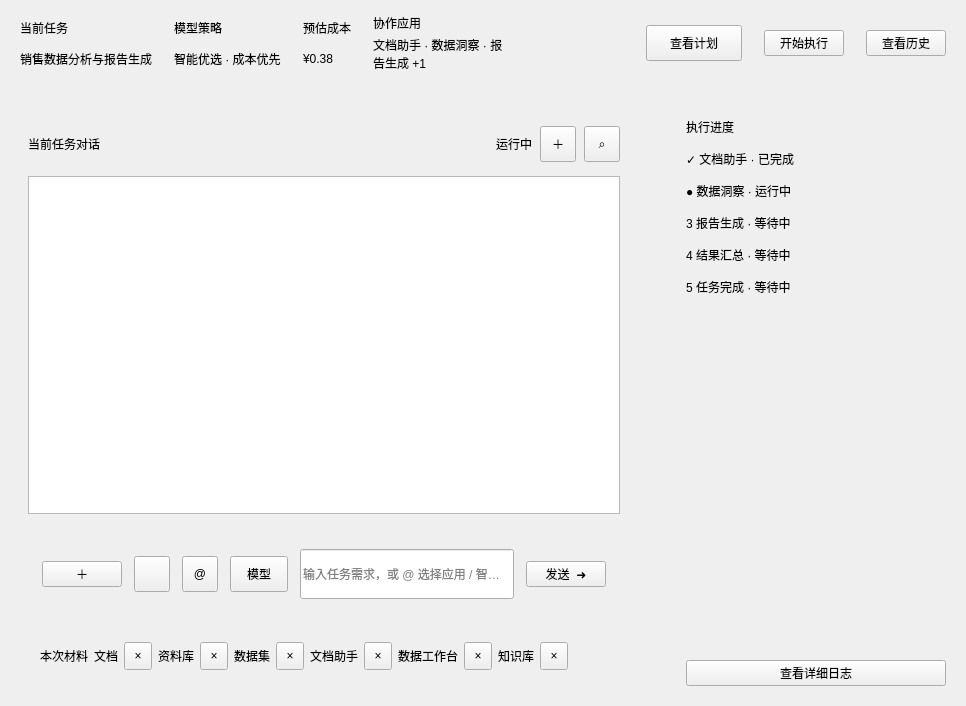
<widget class="QWidget" name="dispatchPage"><layout class="QVBoxLayout" name="dispatchPageLayout">
<property name="spacing"><number>12</number></property>
<property name="leftMargin"><number>0</number></property>
<property name="topMargin"><number>0</number></property>
<property name="rightMargin"><number>0</number></property>
<property name="bottomMargin"><number>0</number></property>
<item><widget class="QFrame" name="dispatchSummaryCard">
<property name="objectName"><string>summaryCard</string></property><property name="maximumSize"><size><width>16777215</width><height>108</height></size></property>
<property name="frameShape"><enum>QFrame::Shape::NoFrame</enum></property>
<layout class="QHBoxLayout" name="dispatchSummaryLayout">
<property name="spacing"><number>22</number></property>
<property name="leftMargin"><number>20</number></property>
<property name="topMargin"><number>14</number></property>
<property name="rightMargin"><number>20</number></property>
<property name="bottomMargin"><number>14</number></property>
<item><layout class="QVBoxLayout" name="summaryBox0">
<property name="spacing"><number>4</number></property>
<property name="leftMargin"><number>0</number></property>
<property name="topMargin"><number>0</number></property>
<property name="rightMargin"><number>0</number></property>
<property name="bottomMargin"><number>0</number></property>
<item><widget class="QLabel" name="summaryKey0">
<property name="objectName"><string>tinyText</string></property>
<property name="text"><string>当前任务</string></property>
<property name="wordWrap"><bool>true</bool></property>

</widget></item><item><widget class="QLabel" name="summaryVal0">
<property name="objectName"><string>cardTitle</string></property>
<property name="text"><string>销售数据分析与报告生成</string></property>
<property name="wordWrap"><bool>true</bool></property>

</widget></item>
</layout></item><item><layout class="QVBoxLayout" name="summaryBox1">
<property name="spacing"><number>4</number></property>
<property name="leftMargin"><number>0</number></property>
<property name="topMargin"><number>0</number></property>
<property name="rightMargin"><number>0</number></property>
<property name="bottomMargin"><number>0</number></property>
<item><widget class="QLabel" name="summaryKey1">
<property name="objectName"><string>tinyText</string></property>
<property name="text"><string>模型策略</string></property>
<property name="wordWrap"><bool>true</bool></property>

</widget></item><item><widget class="QLabel" name="summaryVal1">
<property name="objectName"><string>cardTitle</string></property>
<property name="text"><string>智能优选 · 成本优先</string></property>
<property name="wordWrap"><bool>true</bool></property>

</widget></item>
</layout></item><item><layout class="QVBoxLayout" name="summaryBox2">
<property name="spacing"><number>4</number></property>
<property name="leftMargin"><number>0</number></property>
<property name="topMargin"><number>0</number></property>
<property name="rightMargin"><number>0</number></property>
<property name="bottomMargin"><number>0</number></property>
<item><widget class="QLabel" name="summaryKey2">
<property name="objectName"><string>tinyText</string></property>
<property name="text"><string>预估成本</string></property>
<property name="wordWrap"><bool>true</bool></property>

</widget></item><item><widget class="QLabel" name="summaryVal2">
<property name="objectName"><string>largeMetric</string></property>
<property name="text"><string>¥0.38</string></property>
<property name="wordWrap"><bool>true</bool></property>

</widget></item>
</layout></item><item><layout class="QVBoxLayout" name="summaryBox3">
<property name="spacing"><number>4</number></property>
<property name="leftMargin"><number>0</number></property>
<property name="topMargin"><number>0</number></property>
<property name="rightMargin"><number>0</number></property>
<property name="bottomMargin"><number>0</number></property>
<item><widget class="QLabel" name="summaryKey3">
<property name="objectName"><string>tinyText</string></property>
<property name="text"><string>协作应用</string></property>
<property name="wordWrap"><bool>true</bool></property>

</widget></item><item><widget class="QLabel" name="summaryVal3">
<property name="objectName"><string>cardTitle</string></property>
<property name="text"><string>文档助手 · 数据洞察 · 报告生成 +1</string></property>
<property name="wordWrap"><bool>true</bool></property>

</widget></item>
</layout></item><item><spacer name="dispatchSummarySpacer">
<property name="orientation"><enum>Qt::Orientation::Horizontal</enum></property>
<property name="sizeHint" stdset="0"><size><width>40</width><height>20</height></size></property>
</spacer></item><item><widget class="QPushButton" name="dispatchPlanButton">
<property name="objectName"><string>ghostButton</string></property>
<property name="minimumSize"><size><width>96</width><height>36</height></size></property>
<property name="text"><string>查看计划</string></property>
</widget></item><item><widget class="QPushButton" name="dispatchExecuteButton">
<property name="objectName"><string>primaryButton</string></property>
<property name="text"><string>开始执行</string></property>
</widget></item><item><widget class="QPushButton" name="taskSettingButton">
<property name="objectName"><string>ghostButton</string></property>

<property name="text"><string>查看历史</string></property>
</widget></item>
</layout>
</widget></item><item><layout class="QHBoxLayout" name="dispatchBodyLayout">
<property name="spacing"><number>18</number></property>
<property name="leftMargin"><number>0</number></property>
<property name="topMargin"><number>0</number></property>
<property name="rightMargin"><number>0</number></property>
<property name="bottomMargin"><number>0</number></property>
<item><widget class="QFrame" name="dispatchChatCard">
<property name="objectName"><string>contentCard</string></property>
<property name="frameShape"><enum>QFrame::Shape::NoFrame</enum></property>
<layout class="QVBoxLayout" name="dispatchChatLayout">
<property name="spacing"><number>14</number></property>
<property name="leftMargin"><number>28</number></property>
<property name="topMargin"><number>28</number></property>
<property name="rightMargin"><number>28</number></property>
<property name="bottomMargin"><number>28</number></property>
<item><layout class="QHBoxLayout" name="dispatchChatTitleLayout">
<property name="spacing"><number>8</number></property>
<property name="leftMargin"><number>0</number></property>
<property name="topMargin"><number>0</number></property>
<property name="rightMargin"><number>0</number></property>
<property name="bottomMargin"><number>0</number></property>
<item><widget class="QLabel" name="dispatchChatTitle">
<property name="objectName"><string>sectionTitle</string></property>
<property name="text"><string>当前任务对话</string></property>
<property name="wordWrap"><bool>true</bool></property>

</widget></item><item><spacer name="dispatchChatSpacer">
<property name="orientation"><enum>Qt::Orientation::Horizontal</enum></property>
<property name="sizeHint" stdset="0"><size><width>40</width><height>20</height></size></property>
</spacer></item><item><widget class="QLabel" name="dispatchChatStatus">
<property name="objectName"><string>badgeBlue</string></property>
<property name="text"><string>运行中</string></property>


</widget></item><item><widget class="QToolButton" name="dispatchNewConversationButton">
<property name="objectName"><string>ghostButton</string></property>
<property name="minimumSize"><size><width>36</width><height>36</height></size></property>
<property name="maximumSize"><size><width>36</width><height>36</height></size></property>
<property name="toolTip"><string>新建对话（不会删除历史任务）</string></property>
<property name="accessibleName"><string>新建对话</string></property>
<property name="text"><string>＋</string></property>
</widget></item><item><widget class="QToolButton" name="dispatchConversationHistoryButton">
<property name="objectName"><string>ghostButton</string></property>
<property name="minimumSize"><size><width>36</width><height>36</height></size></property>
<property name="maximumSize"><size><width>36</width><height>36</height></size></property>
<property name="toolTip"><string>切换已保存的会话</string></property>
<property name="accessibleName"><string>会话历史</string></property>
<property name="text"><string>⌕</string></property>
</widget></item>
</layout></item><item><widget class="QTextEdit" name="conversationTextEdit">
<property name="minimumSize"><size><width>0</width><height>260</height></size></property>
<property name="readOnly"><bool>true</bool></property>
<property name="undoRedoEnabled"><bool>false</bool></property>
<property name="html"><string>&lt;p&gt;&lt;/p&gt;</string></property>
</widget></item><item><widget class="QFrame" name="dispatchInputCard">
<property name="objectName"><string>heroCard</string></property><property name="minimumSize"><size><width>0</width><height>92</height></size></property>
<property name="frameShape"><enum>QFrame::Shape::NoFrame</enum></property>
<layout class="QHBoxLayout" name="dispatchInputLayout">
<property name="spacing"><number>12</number></property>
<property name="leftMargin"><number>14</number></property>
<property name="topMargin"><number>14</number></property>
<property name="rightMargin"><number>14</number></property>
<property name="bottomMargin"><number>14</number></property>
<item><widget class="QPushButton" name="attachButton">
<property name="objectName"><string>ghostButton</string></property>

<property name="text"><string>＋</string></property>
</widget></item><item><widget class="QToolButton" name="dispatchProjectScopeButton">
<property name="objectName"><string>ghostButton</string></property>
<property name="minimumSize"><size><width>36</width><height>36</height></size></property>
<property name="maximumSize"><size><width>36</width><height>36</height></size></property>
<property name="toolTip"><string>设置会话空间，不影响文件或 Agent 权限</string></property>
<property name="text"><string/></property>
</widget></item><item><widget class="QToolButton" name="dispatchAgentHintButton">
<property name="objectName"><string>ghostButton</string></property>
<property name="minimumSize"><size><width>36</width><height>36</height></size></property>
<property name="maximumSize"><size><width>36</width><height>36</height></size></property>
<property name="toolTip"><string>插入本轮 Agent 路由偏好</string></property>
<property name="text"><string>@</string></property>
</widget></item><item><widget class="QToolButton" name="dispatchModelRouteButton">
<property name="objectName"><string>ghostButton</string></property>
<property name="minimumSize"><size><width>58</width><height>36</height></size></property>
<property name="maximumSize"><size><width>72</width><height>36</height></size></property>
<property name="toolTip"><string>选择总指挥本轮规划与回复使用的模型</string></property>
<property name="accessibleName"><string>本次模型</string></property>
<property name="text"><string>模型</string></property>
</widget></item><item><widget class="QLineEdit" name="dispatchInputEdit">
<property name="minimumSize"><size><width>0</width><height>50</height></size></property>

<property name="placeholderText"><string>输入任务需求，或 @ 选择应用 / 智能体</string></property>
</widget></item><item><widget class="QPushButton" name="sendTaskButton">
<property name="objectName"><string>primaryButton</string></property>

<property name="text"><string>发送  ➜</string></property>
</widget></item>
</layout>
</widget></item><item><widget class="QFrame" name="dispatchMaterialsFrame">
<property name="visible"><bool>false</bool></property>
<property name="objectName"><string>subtlePanel</string></property>
<property name="frameShape"><enum>QFrame::Shape::NoFrame</enum></property>
<layout class="QHBoxLayout" name="dispatchMaterialsLayout">
<property name="spacing"><number>6</number></property>
<property name="leftMargin"><number>12</number></property>
<property name="topMargin"><number>8</number></property>
<property name="rightMargin"><number>12</number></property>
<property name="bottomMargin"><number>8</number></property>
<item><widget class="QLabel" name="dispatchMaterialsHint">
<property name="objectName"><string>tinyText</string></property>
<property name="text"><string>本次材料</string></property>
</widget></item>
<item><widget class="QLabel" name="dispatchDocumentMaterialLabel">
<property name="objectName"><string>badgeBlue</string></property>
<property name="text"><string>文档</string></property>
</widget></item>
<item><widget class="QToolButton" name="dispatchClearDocumentButton">
<property name="objectName"><string>ghostButton</string></property>
<property name="minimumSize"><size><width>28</width><height>28</height></size></property>
<property name="maximumSize"><size><width>28</width><height>28</height></size></property>
<property name="toolTip"><string>移除已选文档</string></property>
<property name="text"><string>×</string></property>
</widget></item>
<item><widget class="QLabel" name="dispatchKnowledgeMaterialLabel">
<property name="objectName"><string>badgeGreen</string></property>
<property name="text"><string>资料库</string></property>
</widget></item>
<item><widget class="QToolButton" name="dispatchClearKnowledgeButton">
<property name="objectName"><string>ghostButton</string></property>
<property name="minimumSize"><size><width>28</width><height>28</height></size></property>
<property name="maximumSize"><size><width>28</width><height>28</height></size></property>
<property name="toolTip"><string>移除已选资料库</string></property>
<property name="text"><string>×</string></property>
</widget></item>
<item><widget class="QLabel" name="dispatchDatasetMaterialLabel">
<property name="objectName"><string>badgePurple</string></property>
<property name="text"><string>数据集</string></property>
</widget></item>
<item><widget class="QToolButton" name="dispatchClearDatasetButton">
<property name="objectName"><string>ghostButton</string></property>
<property name="minimumSize"><size><width>28</width><height>28</height></size></property>
<property name="maximumSize"><size><width>28</width><height>28</height></size></property>
<property name="toolTip"><string>移除已选数据文件</string></property>
<property name="text"><string>×</string></property>
</widget></item>
<item><widget class="QLabel" name="dispatchDocumentAgentHintLabel">
<property name="objectName"><string>badgeBlue</string></property>
<property name="text"><string>文档助手</string></property>
</widget></item>
<item><widget class="QToolButton" name="dispatchClearDocumentAgentHintButton">
<property name="objectName"><string>ghostButton</string></property>
<property name="minimumSize"><size><width>28</width><height>28</height></size></property>
<property name="maximumSize"><size><width>28</width><height>28</height></size></property>
<property name="toolTip"><string>移除文档助手路由偏好</string></property>
<property name="text"><string>×</string></property>
</widget></item>
<item><widget class="QLabel" name="dispatchDataAgentHintLabel">
<property name="objectName"><string>badgePurple</string></property>
<property name="text"><string>数据工作台</string></property>
</widget></item>
<item><widget class="QToolButton" name="dispatchClearDataAgentHintButton">
<property name="objectName"><string>ghostButton</string></property>
<property name="minimumSize"><size><width>28</width><height>28</height></size></property>
<property name="maximumSize"><size><width>28</width><height>28</height></size></property>
<property name="toolTip"><string>移除数据工作台路由偏好</string></property>
<property name="text"><string>×</string></property>
</widget></item>
<item><widget class="QLabel" name="dispatchKnowledgeAgentHintLabel">
<property name="objectName"><string>badgeGreen</string></property>
<property name="text"><string>知识库</string></property>
</widget></item>
<item><widget class="QToolButton" name="dispatchClearKnowledgeAgentHintButton">
<property name="objectName"><string>ghostButton</string></property>
<property name="minimumSize"><size><width>28</width><height>28</height></size></property>
<property name="maximumSize"><size><width>28</width><height>28</height></size></property>
<property name="toolTip"><string>移除知识库路由偏好</string></property>
<property name="text"><string>×</string></property>
</widget></item>
<item><spacer name="dispatchMaterialsSpacer">
<property name="orientation"><enum>Qt::Orientation::Horizontal</enum></property>
<property name="sizeHint" stdset="0"><size><width>40</width><height>20</height></size></property>
</spacer></item>
</layout>
</widget></item>
</layout>
</widget></item><item><widget class="QFrame" name="dispatchProgressPanel">
<property name="objectName"><string>sidePanel</string></property><property name="minimumSize"><size><width>300</width><height>0</height></size></property><property name="maximumSize"><size><width>330</width><height>16777215</height></size></property>
<property name="frameShape"><enum>QFrame::Shape::NoFrame</enum></property>
<layout class="QVBoxLayout" name="dispatchProgressLayout">
<property name="spacing"><number>14</number></property>
<property name="leftMargin"><number>20</number></property>
<property name="topMargin"><number>20</number></property>
<property name="rightMargin"><number>20</number></property>
<property name="bottomMargin"><number>20</number></property>
<item><widget class="QLabel" name="progressTitle">
<property name="objectName"><string>sectionTitle</string></property>
<property name="text"><string>执行进度</string></property>
<property name="wordWrap"><bool>true</bool></property>

</widget></item><item><widget class="QLabel" name="progress1">
<property name="objectName"><string>badgeGreen</string></property>
<property name="text"><string>✓ 文档助手 · 已完成</string></property>


</widget></item><item><widget class="QLabel" name="progress2">
<property name="objectName"><string>badgeBlue</string></property>
<property name="text"><string>● 数据洞察 · 运行中</string></property>


</widget></item><item><widget class="QLabel" name="progress3">
<property name="objectName"><string>badgeGray</string></property>
<property name="text"><string>3 报告生成 · 等待中</string></property>


</widget></item><item><widget class="QLabel" name="progress4">
<property name="objectName"><string>badgeGray</string></property>
<property name="text"><string>4 结果汇总 · 等待中</string></property>


</widget></item><item><widget class="QLabel" name="progress5">
<property name="objectName"><string>badgeGray</string></property>
<property name="text"><string>5 任务完成 · 等待中</string></property>


</widget></item><item><spacer name="progressFill">
<property name="orientation"><enum>Qt::Orientation::Vertical</enum></property>
<property name="sizeHint" stdset="0"><size><width>20</width><height>350</height></size></property>
</spacer></item><item><widget class="QPushButton" name="openLogButton">
<property name="objectName"><string>ghostButton</string></property>

<property name="text"><string>查看详细日志</string></property>
</widget></item>
</layout>
</widget></item>
</layout></item>
</layout></widget>
